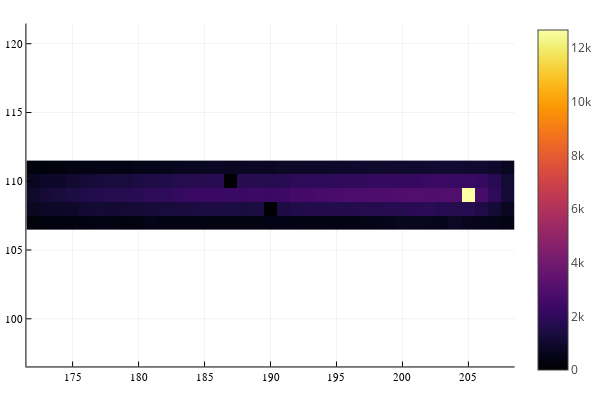

The notebook cell saved with this chart:
### Code cell
#Lenslet visualisation
bbox = BoundingBox(xmin=107, xmax=111, ymin=172, ymax=208);
badlenslet1 = view(lampData,bbox);
x_axis = range(bbox.xmin, bbox.xmax, length = bbox.xmax-bbox.xmin+1);
y_axis = range(bbox.ymin, bbox.ymax, length = bbox.ymax-bbox.ymin+1);
plt = scatter(cx0[1:10,1], cx0[1:10,1])
heatmap(y_axis, x_axis, badlenslet1 , aspect_ratio = 1)

### Figure 1 — Plotly figure (JSON) as saved in the notebook; plotly's stock layout.template omitted (floating-point values rounded to 4 significant figures; data arrays with more than 128 entries replaced by an {"elided": "..."} marker saying what was removed)
{"data": [{"colorbar": {"title": ""}, "colorscale": {"elided": "256x2 mixed values"}, "hoverinfo": "none", "name": "y1", "showlegend": false, "showscale": true, "type": "heatmap", "x": [171.5, 172.5, 173.5, 174.5, 175.5, 176.5, 177.5, 178.5, 179.5, 180.5, 181.5, 182.5, 183.5, 184.5, 185.5, 186.5, 187.5, 188.5, 189.5, 190.5, 191.5, 192.5, 193.5, 194.5, 195.5, 196.5, 197.5, 198.5, 199.5, 200.5, 201.5, 202.5, 203.5, 204.5, 205.5, 206.5, 207.5, 208.5], "xaxis": "x", "y": [106.5, 107.5, 108.5, 109.5, 110.5, 111.5], "yaxis": "y", "z": {"elided": "5x37 float values"}, "zmax": 12670.0, "zmin": 1}], "layout": {"annotations": [], "height": 400, "legend": {"bgcolor": "rgba(255, 255, 255, 1.000)", "bordercolor": "rgba(0, 0, 0, 1.000)", "borderwidth": 1, "font": {"color": "rgba(0, 0, 0, 1.000)", "family": "sans-serif", "size": 11}, "title": {"font": {"color": "rgba(0, 0, 0, 1.000)", "family": "sans-serif", "size": 15}, "text": ""}, "tracegroupgap": 0, "traceorder": "normal", "x": 1, "xanchor": "auto", "y": 1, "yanchor": "auto"}, "margin": {"b": 20, "l": 0, "r": 0, "t": 20}, "paper_bgcolor": "rgba(255, 255, 255, 1.000)", "plot_bgcolor": "rgba(255, 255, 255, 1.000)", "showlegend": true, "width": 600, "xaxis": {"anchor": "y", "domain": [0.05101, 0.9934], "gridcolor": "rgba(0, 0, 0, 0.100)", "gridwidth": 0.5, "linecolor": "rgba(0, 0, 0, 1.000)", "mirror": false, "range": [171.5, 208.5], "showgrid": true, "showline": true, "showticklabels": true, "tickangle": 0, "tickcolor": "rgb(0, 0, 0)", "tickfont": {"color": "rgba(0, 0, 0, 1.000)", "family": "sans-serif", "size": 11}, "tickmode": "array", "ticks": "inside", "ticktext": ["175", "180", "185", "190", "195", "200", "205"], "tickvals": [175, 180, 185, 190, 195, 200, 205], "title": "", "titlefont": {"color": "rgba(0, 0, 0, 1.000)", "family": "sans-serif", "size": 15}, "type": "-", "visible": true, "zeroline": false, "zerolinecolor": "rgba(0, 0, 0, 1.000)"}, "yaxis": {"anchor": "x", "domain": [0.03762, 0.9902], "gridcolor": "rgba(0, 0, 0, 0.100)", "gridwidth": 0.5, "linecolor": "rgba(0, 0, 0, 1.000)", "mirror": false, "range": [96.53, 121.5], "showgrid": true, "showline": true, "showticklabels": true, "tickangle": 0, "tickcolor": "rgb(0, 0, 0)", "tickfont": {"color": "rgba(0, 0, 0, 1.000)", "family": "sans-serif", "size": 11}, "tickmode": "array", "ticks": "inside", "ticktext": ["100", "105", "110", "115", "120"], "tickvals": [100, 105, 110, 115, 120], "title": "", "titlefont": {"color": "rgba(0, 0, 0, 1.000)", "family": "sans-serif", "size": 15}, "type": "-", "visible": true, "zeroline": false, "zerolinecolor": "rgba(0, 0, 0, 1.000)"}}}
